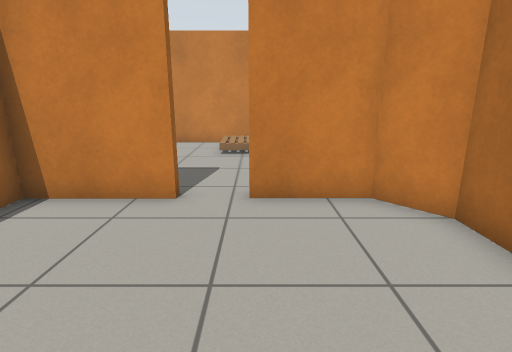
View 1 (above)

20 first-person views from a walk through a world built for the Gazebo simulator. The camera is 1 m above the floor, tilts 14° down and sees 80° across. The floor is counted in squares, 0.5 m on a side. Each view is taken from the middle of a square. On the plan, view 1 faces up. The plan holds only what a view shows up to about 17 squares ahead; the rest is blank. The robots in the file are not drawn. Simple shapes stand in for some stock models.

View 2
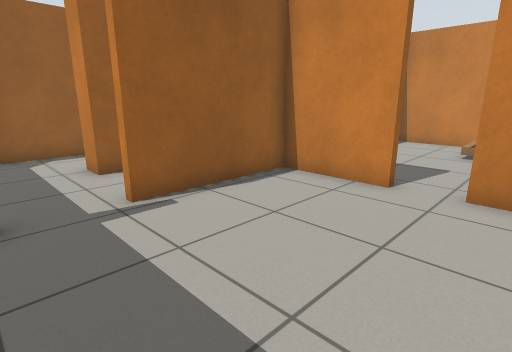

View 3
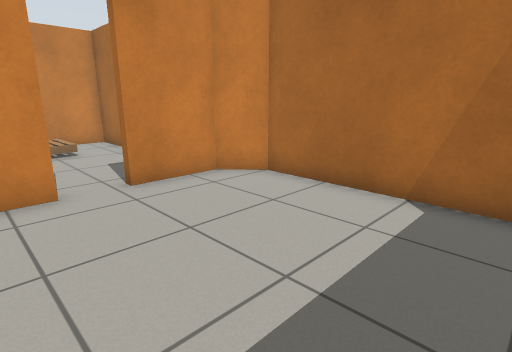

View 4
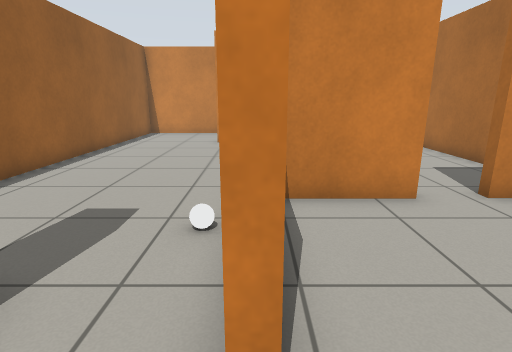

View 5
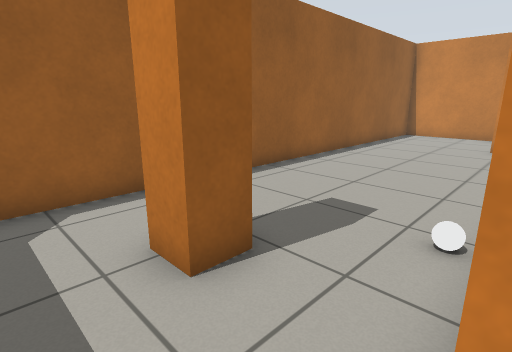

View 6
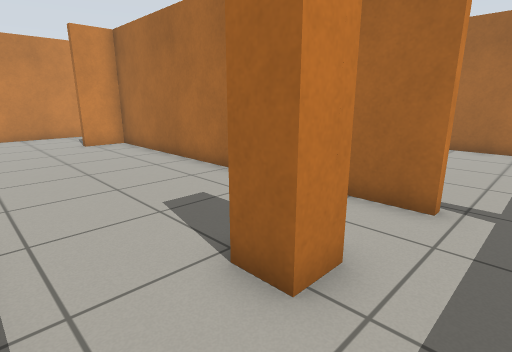

View 7
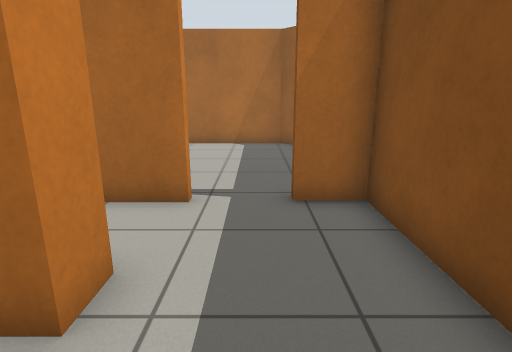

View 8
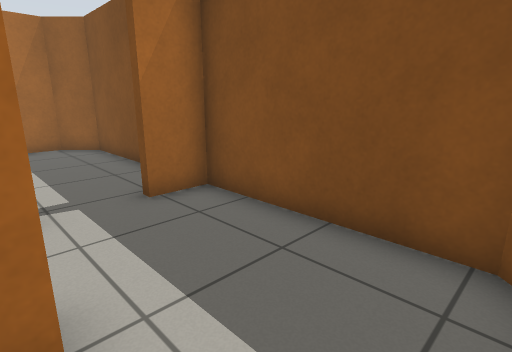

View 9
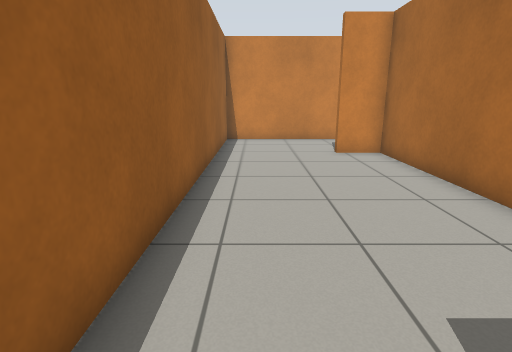

View 10
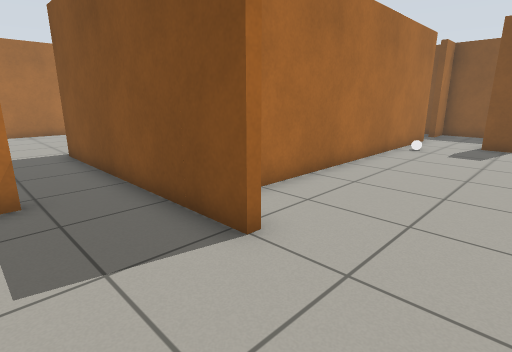

View 11
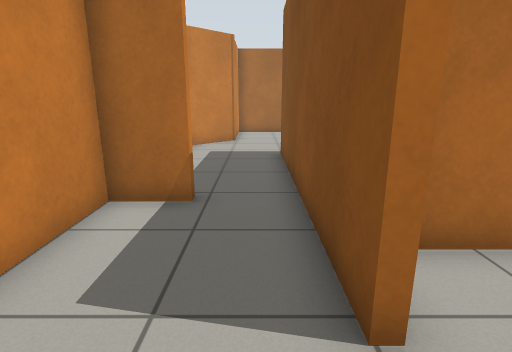

View 12
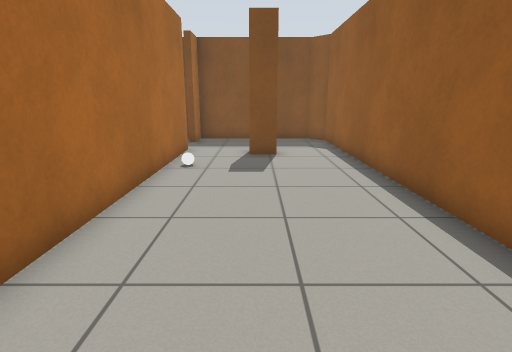

View 13
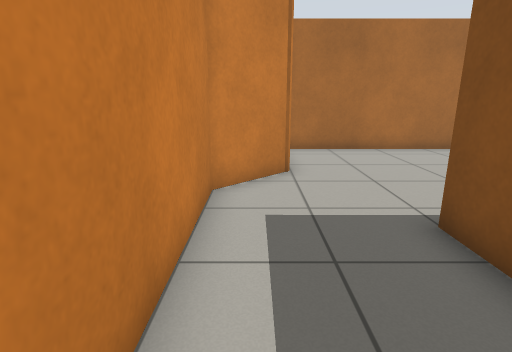

View 14
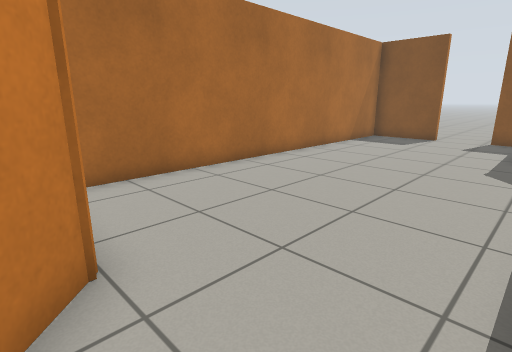

View 15
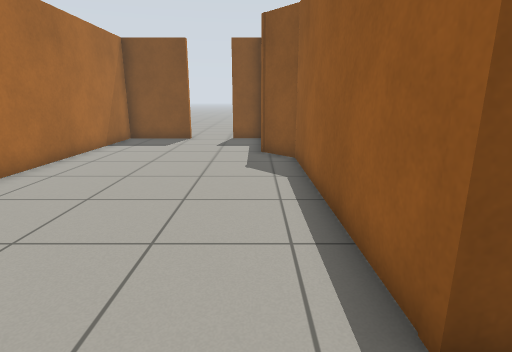

View 16
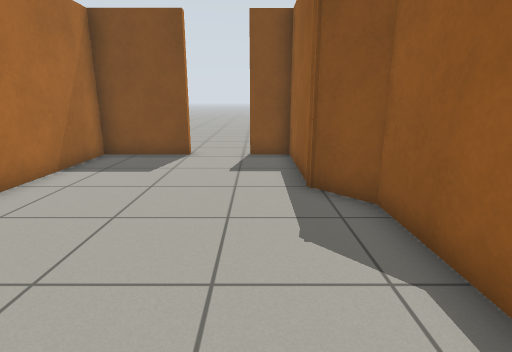

View 17
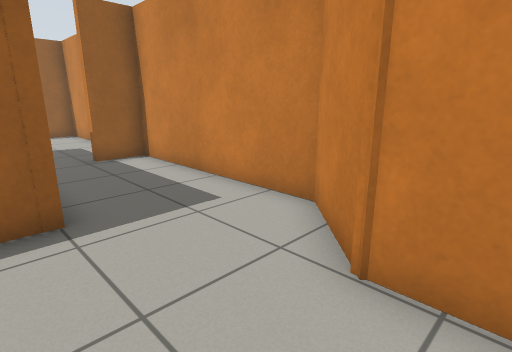

View 18
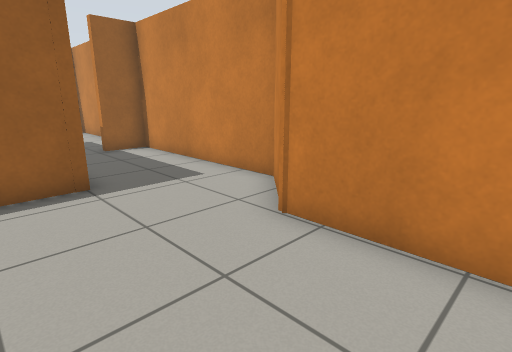

View 19
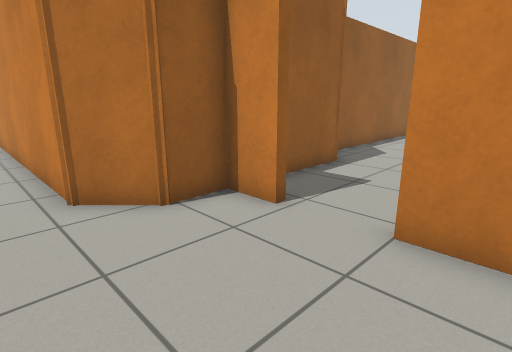

View 20
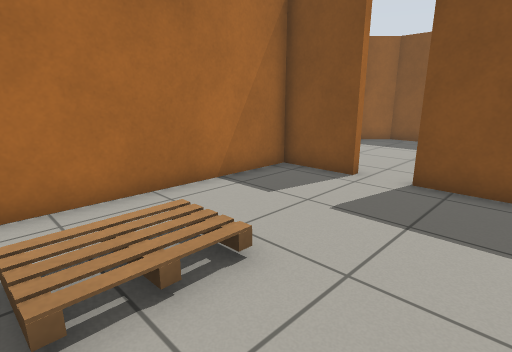

### Floor plan
Points are (right, up) in squares from view 1. A wall is a line through its corners. A room is listed if a view was taken in it or the views show most of it. See-through windows are left out.
Room 1 (views 1, 2, 3, 4, 5)
walls: (-1.6, 6.1) (-4.9, 6.1) (-4.9, 1.4) (-5.2, 1.4); (-1.5, -2.3) (2.3, -2.3) (3.4, -1.1) (3.4, 4.9) (2.3, 6.2); (2.4, 6.1) (-0.1, 6.1) (-0.1, 6.3)
ways out: opening at (-5, 0.5) to room 2; opening at (-1, 6) to room 5
Room 2 (views 6, 7, 8, 9, 10, 11, 12)
walls: (-7.8, 2.7) (-7.8, 1.7) (-8.8, 1.7) (-8.8, 2.7) (-7.8, 2.7); (-5.2, 1.4) (-5.2, 14.8) (-6.9, 14.8) (-6.9, 15.1) (-4.4, 15.1); (-4.6, 19) (-11.5, 19) (-11.5, -1.5) (-10.8, -2.3) (-5.2, -2.3) (-5.2, -0.8)
ways out: opening at (-5, 0.5) to room 1; opening at (-4, 17) to room 3
objects: white ball (-6, 5)
Room 3 (views 13, 14, 15, 16, 17, 18)
walls: (9.9, 17.1) (6.6, 17.1) (4.7, 19) (-2.8, 19) (-2.8, 17.2); (7.4, 0.7) (10.7, 0.7) (10.7, 16.6); (-3.1, 17.2) (-3.1, 19) (-4.6, 19); (-4.4, 15.1) (2.6, 15.1) (2.6, 6.3) (3.7, 5) (3.7, 0.7) (5.2, 0.7)
ways out: opening at (-4, 17) to room 2; opening at (6.5, 1) to room 4
Room 4 (view 19)
walls: (5.2, 0.7) (5.2, 0.4) (3.7, 0.4) (3.7, -1.3) (2.5, -2.5) (-7.3, -2.5); (8.9, 0.4) (7.5, 0.4)
ways out: opening at (6.5, 1) to room 3
Room 5 (view 20)
walls: (-0.1, 6.3) (2.3, 6.4) (2.3, 14.8) (-4.7, 14.8); (-3.5, 6.3) (-1.6, 6.3)
ways out: opening at (-1, 6) to room 1
objects: pallet (-1, 12) to (0, 13)

Where each view was taken, in squares from view 1:
view 1: 0 up, 0 right, facing up
view 2: 1 down, 1 right, facing up-left
view 3: 1 down, 3 left, facing up-right
view 4: 0 up, 5 left, facing up
view 5: 0 up, 5 left, facing up-left
view 6: 0 up, 11 left, facing up-right
view 7: 0 up, 11 left, facing right
view 8: 2 up, 11 left, facing down-right
view 9: 3 up, 10 left, facing up
view 10: 18 up, 10 left, facing down-right
view 11: 16 up, 9 left, facing right
view 12: 14 up, 8 left, facing down
view 13: 18 up, 2 left, facing right
view 14: 18 up, 3 right, facing down-right
view 15: 17 up, 4 right, facing down
view 16: 12 up, 5 right, facing down
view 17: 14 up, 8 right, facing up-left
view 18: 13 up, 10 right, facing up-left
view 19: 4 down, 9 right, facing up-left
view 20: 14 up, 4 left, facing down-right
